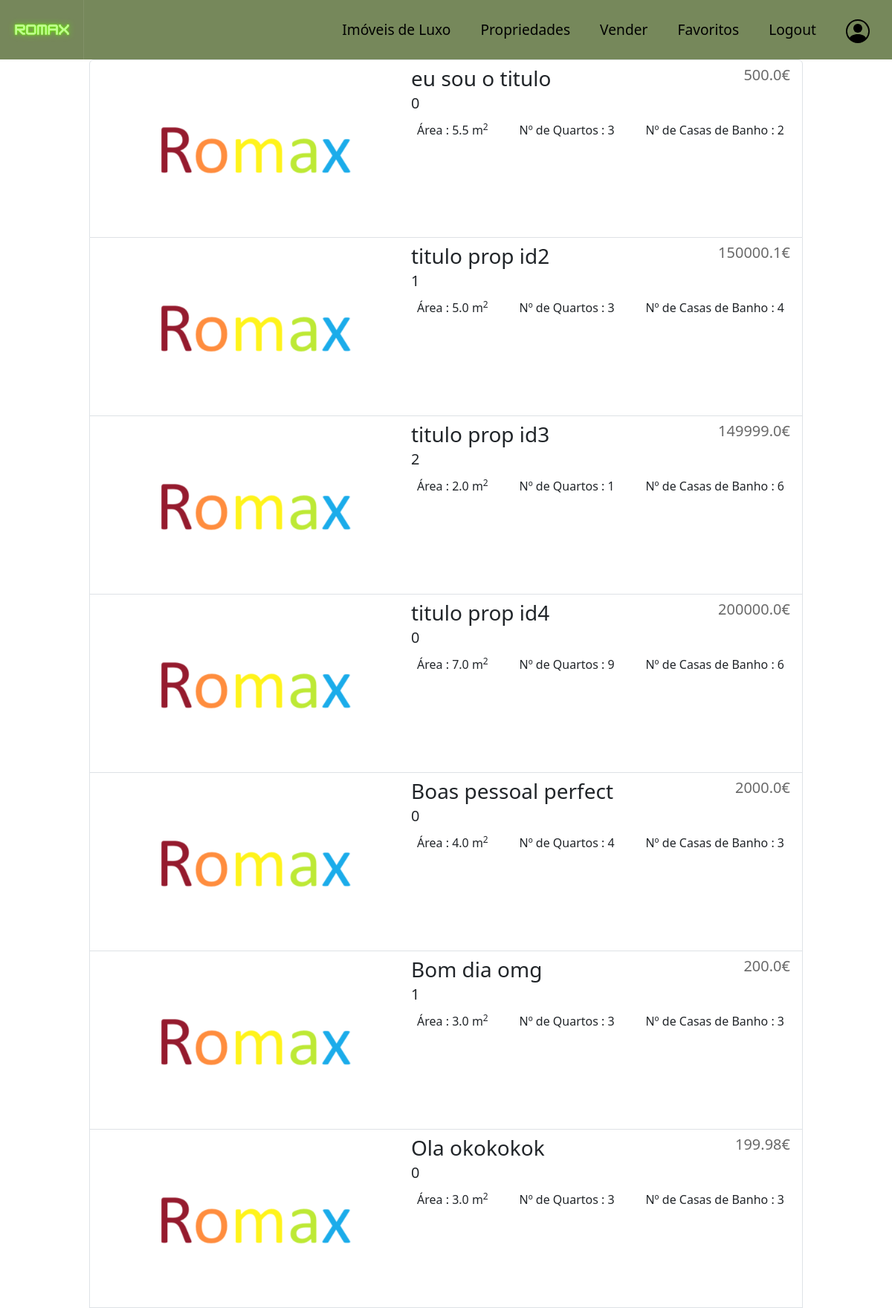
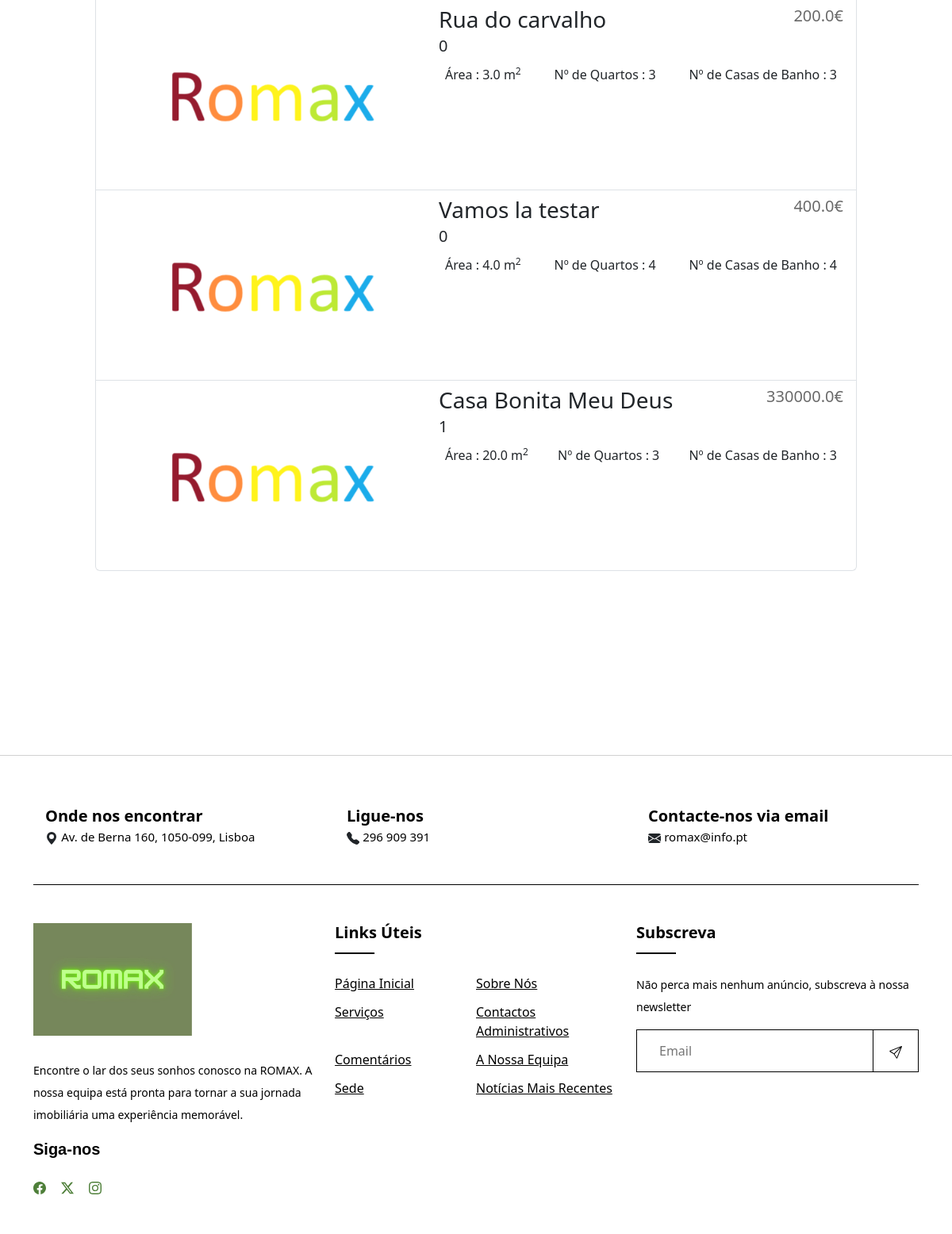
The page /propriedades_all (signed in) on the database its author committed (2 pictures, top to bottom).
### romax/models.py (models this page shows)
class Propriedade(models.Model):
    animais = models.BooleanField()
    tipo = models.PositiveSmallIntegerField(choices=TIPOS_PROPRIEDADES.items(), blank=True)
    subtipo = models.PositiveSmallIntegerField(choices=SUBTIPO_PROPRIEDADES.items(), blank=True)
    dataDeCriacao= models.DateTimeField(auto_now_add=True)
    codigoPostal = models.CharField(max_length=8)
    morada = models.CharField(max_length=MAX_MORADA_LEN)
    numQuartos = models.PositiveSmallIntegerField()
    area = models.FloatField() #acima de zero
    anoConstrucao = models.PositiveSmallIntegerField() #maoir que a casa mais velha de Portugal (1083)
    mobilada = models.BooleanField()
    negociavel = models.BooleanField()
    descricao = models.TextField()
    numWCs = models.PositiveSmallIntegerField()
    classeEnergetica = models.PositiveSmallIntegerField(choices=CLASSES_ENERGETICAS.items())
    titulo = models.CharField(max_length=MAX_TITULO_LEN,unique=True)
    highlighted = models.BooleanField(default=False)
    preco = models.FloatField()
    cidade = models.PositiveSmallIntegerField(choices=CIDADES.items())
    dono = models.ForeignKey(Cliente, on_delete=models.CASCADE, null=True, blank=True)

### romax/views.py (the view)
# urls.py: path('propriedades_all', views.propriedades_all, name='propriedades_all'),
def propriedades_all(request):
    return render(request, 'romax/resultados_pesquisas.html', context={
        'Resultados': Propriedade.objects.all()
    })

### romax/templates/romax/resultados_pesquisas.html (shortened to what this page needs)
{% extends 'romax/base_page.html' %}
{% block rest_of_page %}
<div class="d-flex flex-column mb-3">
     <div class="list-group" id="lista_propriedades" >
        {% for propriedade in Resultados %}
             <a style="height: 30vh" href="{% url 'romax:propriedade' propriedade.id %}" class="list-group-item list-group-item-action d-flex flex-row" style="padding: 0">
                <img src="/romax/static/media/imgs_props/{{ propriedade.id }}_P"  style="object-fit: none;">
                <div style="width: 100%">
                    <div class="d-flex w-100 justify-content-between align-self-end" style="width: 100%;height: auto">
                        <h3 class="mb-1" style="height: auto">{{ propriedade.titulo }}</h3>
                        <h5 class="mb-1" style="height: auto;color: dimgray">{{ propriedade.preco }}€</h5>
                    </div>
                    <h5 class="mb-1" style="height: auto;width: 100%">{{ propriedade.tipo }}</h5>
                    <div style="width: 100%" class="d-flex flex-row mb-3 justify-content-between">
                        <div class="p-2">Área : {{ propriedade.area }} m<sup>2</sup></div>
                        <div class="p-2">Nº de Quartos : {{ propriedade.numQuartos }}</div>
                        <div class="p-2"> Nº de Casas de Banho : {{ propriedade.numWCs }}</div>
                    </div>
                </div>
             </a>
        {% empty %}
            <p>
                <h1>:( Não foram encontradas propriedades.</h1>
            </p>
        {% endfor %}
     </div>
</div>
{%  endblock %}

### rows shown on the page
Propriedade: titulo "eu sou o titulo", preco "500.0", tipo "0", area "5.5", numQuartos "3", numWCs "2"
Propriedade: titulo "titulo prop id2", preco "150000.1", tipo "1", area "5.0", numQuartos "3", numWCs "4"
Propriedade: titulo "titulo prop id3", preco "149999.0", tipo "2", area "2.0", numQuartos "1", numWCs "6"
Propriedade: titulo "titulo prop id4", preco "200000.0", tipo "0", area "7.0", numQuartos "9", numWCs "6"
Propriedade: titulo "Boas pessoal perfect", preco "2000.0", tipo "0", area "4.0", numQuartos "4", numWCs "3"
Propriedade: titulo "Bom dia omg", preco "200.0", tipo "1", area "3.0", numQuartos "3", numWCs "3"
Propriedade: titulo "Ola okokokok", preco "199.98", tipo "0", area "3.0", numQuartos "3", numWCs "3"
Propriedade: titulo "Rua do carvalho", preco "200.0", tipo "0", area "3.0", numQuartos "3", numWCs "3"
Propriedade: titulo "Vamos la testar", preco "400.0", tipo "0", area "4.0", numQuartos "4", numWCs "4"
Propriedade: titulo "Casa Bonita Meu Deus", preco "330000.0", tipo "1", area "20.0", numQuartos "3", numWCs "3"
